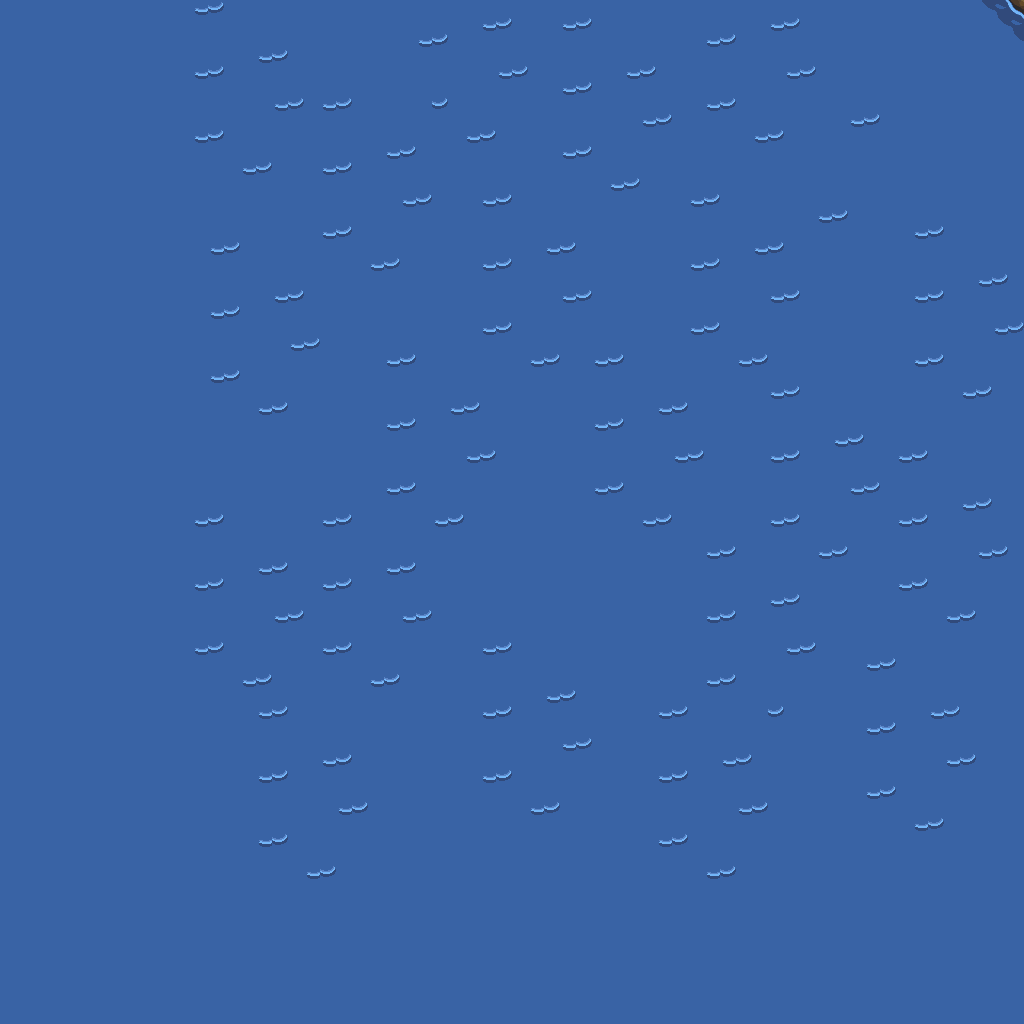

This game map was drawn from its Tiled (.tmx) file and the tilesets committed beside it. A one-line description and the trimmed map source follow:
An orthogonal 64x64 tile map with 16x16 px tiles, 1 tile layer (base), 2 hidden layers not drawn.

<map version="1.10" tiledversion="1.12.1" orientation="orthogonal" renderorder="right-down" width="64" height="64" tilewidth="16" tileheight="16" infinite="0" nextlayerid="4" nextobjectid="1">
 <tileset firstgid="1" source="../classiciphone_pics4.tsx" />
 <layer id="1" name="base" width="64" height="64">
  <data>[4096 cells, 4096 non-empty, 6 distinct tile ids]</data>
 </layer>
 <layer id="2" name="collision" width="64" height="64" visible="0">
  <properties><property name="collision" value="true" /></properties>
  <data>[4096 cells, 0 non-empty, 0 distinct tile ids]</data>
 </layer>
 <layer id="3" name="water" width="64" height="64" visible="0">
  <properties><property name="terrain" value="water" /></properties>
  <data>[4096 cells, 4096 non-empty, 1 distinct tile ids]</data>
 </layer>
</map>
